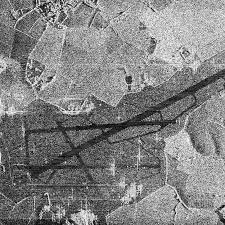
#> input picture lab_3/sar_3.jpg, 225 x 225 px
$ jupyter execute lab_3.ipynb   (older library calls are emulated)
#> lines starting #> are read from the running program, lines starting #| are printed output that depends on the picture; after the words box and inside, x2 and y2 are one past the last pixel; in counts of white or black regions, pixels touching at a corner belong together
[cell 1]
import numpy as np
import cv2
import matplotlib.pyplot as plt

1. Находим наиболее протяженный участок для sar_3.jpg и выделяем линии при помощи преобразования Хафа

[cell 2]
image = cv2.imread('sar_3.jpg')
#> image is the input picture: shape (225, 225, 3); min 0, max 255, mean 130.6
image_gray = cv2.cvtColor(image, cv2.COLOR_BGR2GRAY)
image_gray = cv2.GaussianBlur(image_gray, (9, 9), 2)
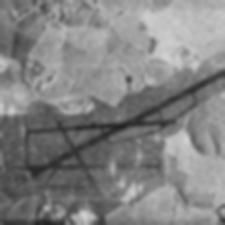
#> image_gray: shape (225, 225); min 34, max 210, mean 130.6
canny = cv2.Canny(image_gray,50,100,apertureSize = 3)
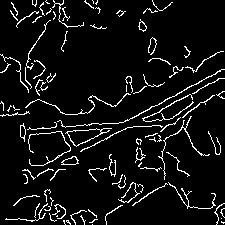
#> canny: shape (225, 225); 7.1% white in thin lines or dots
lines = cv2.HoughLines(canny, 1, np.pi / 180, 60)
#> lines = [[172, 1.08], [165, 1.08], [164, 1.1], [171, 1.1], [130, 1.5], [136, 1.5], [167, 1.06], [198, 0.977], [170, 1.05], [174, 1.06], [134, 1.52], [196, 0.995]]
import math
image_with_lines = image.copy()

if lines is not None:
    longest_line = None
    max_length = 0

    for i in range(len(lines)):
        rho = lines[i][0][0]
        theta = lines[i][0][1]
        a = math.cos(theta)
        b = math.sin(theta)
        x0 = a * rho
        y0 = b * rho
        pt1 = (int(x0 + 200*(-b)), int(y0 + 200*(a)))
        pt2 = (int(x0 - 200*(-b)), int(y0 - 200*(a)))
        length = np.sqrt((pt2[0] - pt1[0])**2 + (pt2[1] - pt1[1])**2)

        if length > max_length:
            max_length = length
            longest_line = lines[i]
#> this loop made 12 passes
#> (rho, theta, a, b, x0, y0, pt1, pt2) on passes 1 to 2: (172, 1.08, 0.469, 0.883, 80.75, 151.9, (-95, 245), (257, 57)), (165, 1.08, 0.469, 0.883, 77.46, 145.7, (-99, 239), (254, 51))
#> (rho, theta, a, b, x0, y0, pt1, pt2) on passes 3 to 8: (164, 1.1, 0.454, 0.891, 74.45, 146.1, (-103, 236), (252, 55)), (171, 1.1, 0.454, 0.891, 77.63, 152.4, (-100, 243), (255, 61)), (130, 1.5, 0.0698, 0.998, 9.07, 129.7, (-190, 143), (208, 115)), (136, 1.5, 0.0698, 0.998, 9.49, 135.7, (-190, 149), (208, 121)), (167, 1.06, 0.485, 0.875, 80.96, 146.1, (-93, 243), (255, 49)), (198, 0.977, 0.559, 0.829, 110.7, 164.1, (-55, 275), (276, 52))
#> after the loop, max_length = 399.9

    if longest_line is not None:
        rho = longest_line[0][0]
#> rho = 165
        theta = longest_line[0][1]
#> theta = 1.08
        a = math.cos(theta)
#> a = 0.469
        b = math.sin(theta)
#> b = 0.883
        x0 = a * rho
#> x0 = 77.46
        y0 = b * rho
#> y0 = 145.7
        pt1 = (int(x0 + 200*(-b)), int(y0 + 200*(a)))
#> pt1 = (-99, 239)
        pt2 = (int(x0 - 200*(-b)), int(y0 - 200*(a)))
#> pt2 = (254, 51)
        cv2.line(image_with_lines, pt1, pt2, (255, 0, 0), 3, cv2.LINE_AA)
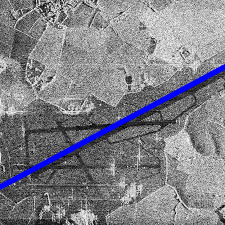
#> image_with_lines: shape (225, 225, 3); 3.35% of pixels changed, all inside (x1, y1, x2, y2) = (0, 63, 225, 191)
plt.imshow(image_with_lines)

2. Для изображения sar_3.jpg провести исследование алгоритмов бинаризации, выделить участок дорожной полосы.

[cell 3]
image_gray = cv2.cvtColor(image, cv2.COLOR_BGR2GRAY)

[cell 4]
image_contrast = cv2.convertScaleAbs(image_gray, alpha=1.5, beta=0)#сделать изображение более контрастным
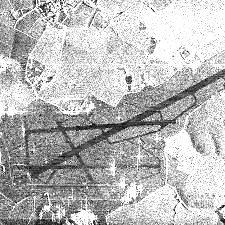
#> image_contrast: shape (225, 225); min 0, max 255, mean 187.2
_,th2 = cv2.threshold(image_contrast,0,255,cv2.THRESH_BINARY+cv2.THRESH_OTSU)
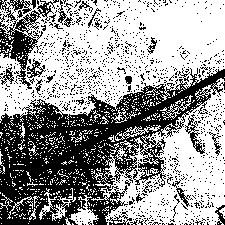
#> th2: shape (225, 225); 59.8% white; 1116 black regions (1087 under 20 px), largest, box (x1, y1, x2, y2) and area: (0, 67, 225, 225) 14753, (0, 0, 59, 89) 1599, (185, 114, 205, 154) 222

plt.title('Бинаризация Отсу')
plt.imshow(th2, cmap="gray")

[cell 5]
th3 = cv2.adaptiveThreshold(image_gray,255,cv2.ADAPTIVE_THRESH_GAUSSIAN_C,\
            cv2.THRESH_BINARY,351,45)
#> th3: shape (225, 225); 85.3% white; black in thin lines or dots

plt.title('Адаптивная бинаризация')
plt.imshow(th3, cmap="gray")

[cell 6]
scale = 0.5
delta = 0
ddepth = cv2.CV_16S
grad_x = cv2.Sobel(image_gray, ddepth, 1, 0, ksize=3, scale=scale, delta=delta, borderType=cv2.BORDER_DEFAULT)
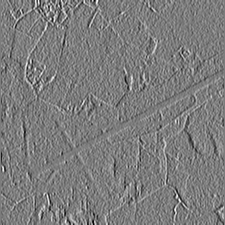
#> grad_x: shape (225, 225) int16; min -344, max 359, mean 0.6; drawn with min black and max white
grad_y = cv2.Sobel(image_gray, ddepth, 0, 1, ksize=3, scale=scale, delta=delta, borderType=cv2.BORDER_DEFAULT)
grad = cv2.addWeighted(grad_x, 0.5, grad_y, 0.5,0.0)
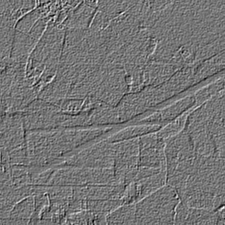
#> grad: shape (225, 225) int16; min -249, max 291, mean -0.1; drawn with min black and max white
plt.title('Оператор Собеля')
plt.imshow((grad - grad.min())*255, cmap="gray")
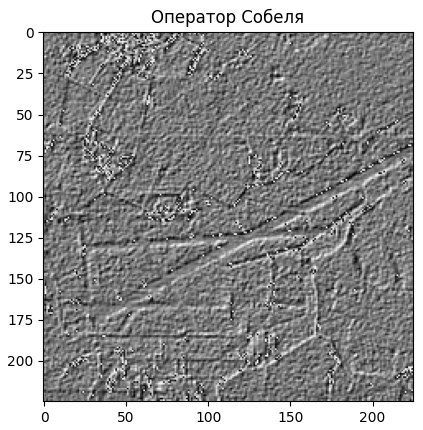
#> figure drawn by matplotlib, 1 panel

[cell 7]
import copy
bin_img = copy.deepcopy(image_gray)
T = 75
bin_img[image_gray < T] = 0
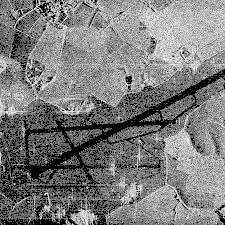
#> bin_img: shape (225, 225); min 0, max 255, mean 123
bin_img[image_gray >= T] = 255
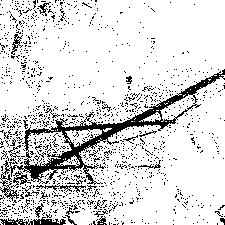
#> bin_img: shape (225, 225); 85.5% white; black in thin lines or dots
plt.title('Точечная бинаризация')
plt.imshow(bin_img, cmap="gray")
